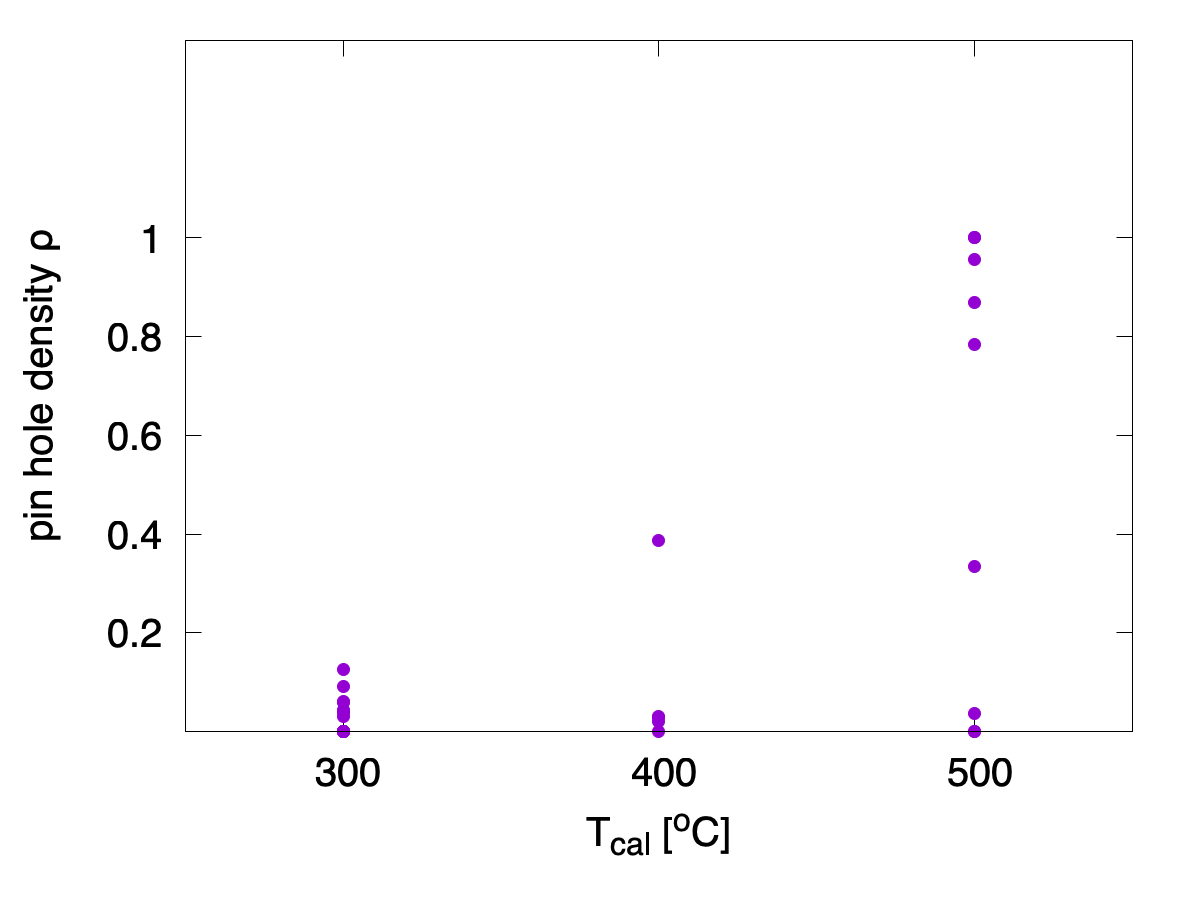

Write gnuplot code to recreate this figure.
#!/usr/bin/gnuplot 

set term pngcairo size 1200, 900 font ",30"
set out "phd-tcal.png"
#set term svg
#set out "phd-tcal.svg"
#filename="../../db_final.sorted.tsv"
filename="../../db_final.tsv"
filename="../../gen.tsv"
filename="../../db_final.gen.tsv"
width=2
set xlabel "T_{cal} [^oC]"
set ylabel "pin hole density {/Symbol r}"
set xrange [250:550]
set yrange [0:1.4]
set xtics 300,100
set ytics 0.2,0.2,1

set key font ",30"
plot filename u 13:5 pt 7 ps width notitle

#pause -1
